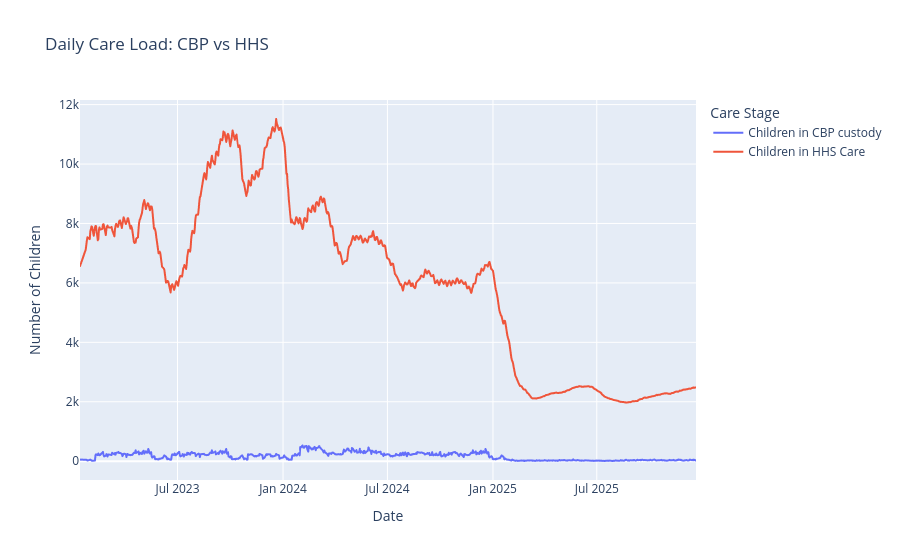

Notebook code for this chart:
### Code cell
fig = px.line(
    df,
    x="Date",
    y=["Children in CBP custody", "Children in HHS Care"],
    title="Daily Care Load: CBP vs HHS",
    labels={"value": "Number of Children", "Date": "Date",
            "variable": "Care Stage"}
)

fig.show()

### Figure 1 — Plotly figure (JSON) as saved in the notebook; plotly's stock layout.template omitted (floating-point values rounded to 4 significant figures; data arrays with more than 128 entries replaced by an {"elided": "..."} marker saying what was removed)
{"data": [{"hovertemplate": "Care Stage=Children in CBP custody<br>Date=%{x}<br>Number of Children=%{y}<extra></extra>", "legendgroup": "Children in CBP custody", "line": {"color": "#636efa", "dash": "solid"}, "marker": {"symbol": "circle"}, "mode": "lines", "name": "Children in CBP custody", "showlegend": true, "type": "scattergl", "x": {"elided": "720 str values"}, "xaxis": "x", "y": {"elided": "720 float values"}, "yaxis": "y"}, {"hovertemplate": "Care Stage=Children in HHS Care<br>Date=%{x}<br>Number of Children=%{y}<extra></extra>", "legendgroup": "Children in HHS Care", "line": {"color": "#EF553B", "dash": "solid"}, "marker": {"symbol": "circle"}, "mode": "lines", "name": "Children in HHS Care", "showlegend": true, "type": "scattergl", "x": {"elided": "720 str values"}, "xaxis": "x", "y": {"elided": "720 float values"}, "yaxis": "y"}], "layout": {"legend": {"title": {"text": "Care Stage"}, "tracegroupgap": 0}, "title": {"text": "Daily Care Load: CBP vs HHS"}, "xaxis": {"anchor": "y", "domain": [0, 1], "title": {"text": "Date"}}, "yaxis": {"anchor": "x", "domain": [0, 1], "title": {"text": "Number of Children"}}}}
